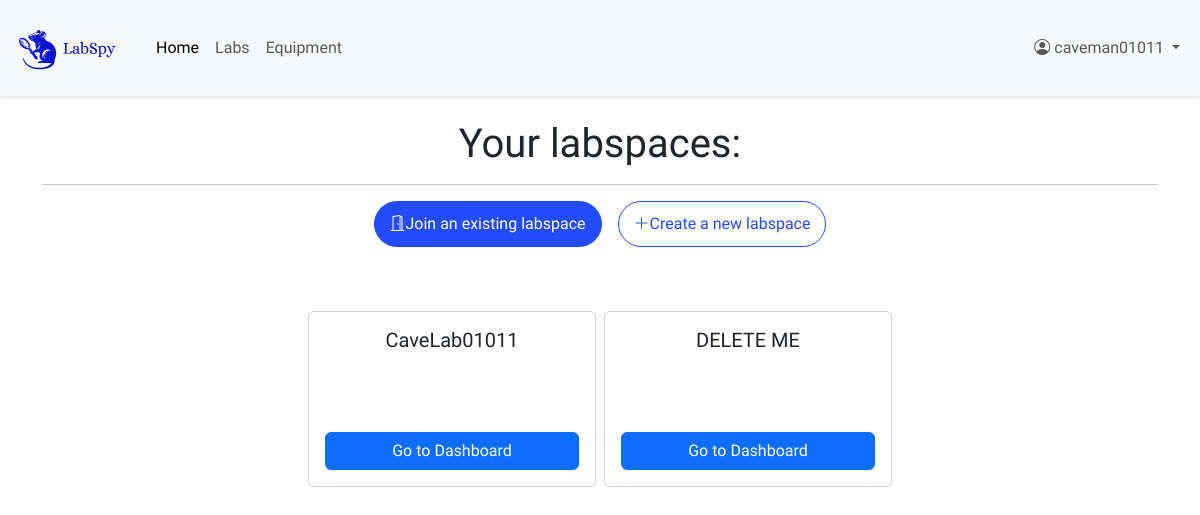
/labspaces/ (signed in), run on an earlier commit of the app's database.
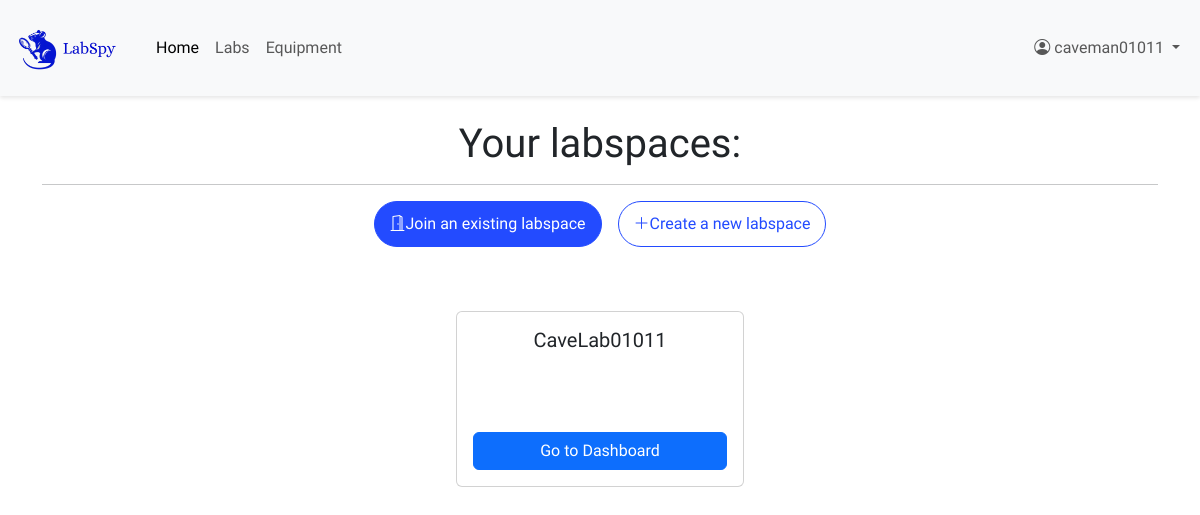
And on a later commit of the database.
### labspaces/models.py (models this page shows, shortened)
class Lab(models.Model):
    code = models.CharField(max_length=6, unique=True, null=True)
    name = models.CharField(max_length=255)
    description = models.TextField(null=True, blank=True, max_length=1024)
    contact_email = models.EmailField(null=True, blank=True)
    created_at = models.DateTimeField(auto_now_add=True)
    def __str__(self):
        return self.name

### labspaces/views.py (the view)
# urls.py: path('', views.home, name='home'),
@login_required
def home(request):
    user_labs_qs = Lab.objects.filter(
        labmembership__user=request.user
    ).filter(
        labmembership__role__in=["owner", "member"]
    ).distinct()
    user_labs = list(user_labs_qs) #if user_labs_qs.exists() else []
    print(f"User labs: {user_labs}")
    return render(request, 'labspaces/home.html', {"user_labs": user_labs})

### labspaces/context_processors.py (called while the page is built, shortened)
def lab_admin_status(request):
    context = {'user_is_admin': False, 'current_lab': None}
    if request.user.is_authenticated:
        try:
            lab_code = get_lab_code_from_url(request)
        except Exception as e:
            pass
    return context

### labspaces/util.py (called while the page is built)
def get_lab_code_from_url(request):
    lab_code = ""
    if request.user.is_authenticated:
        resolved = resolve(request.path)
        if 'code' in resolved.kwargs:
            lab_code = resolved.kwargs['code']
    return lab_code

### labspaces/templates/labspaces/home.html (shortened to what this page needs)
{% extends 'labspaces/layout.html' %}
{% block content %}
{% if user_labs %}
    <h1 class="text-center">Your labspaces:</h1>
    <hr>
    <div class="d-flex justify-content-center gap-3 mb-5">
        <button class="btn-1 join-lab-btn"><i class="bi bi-door-open"></i>Join an existing labspace</button>
        <button class="btn-1 create-lab-btn" onclick="window.location.href='{% url 'labspaces:lab_create' %}'"><i class="bi bi-plus-lg"></i>Create a new labspace  </button>
    </div>
    <div class="mx-auto w-75 p-3 d-flex gap-2 align-items-start justify-content-center flex-wrap">
        {% for lab in user_labs %}
            <div class="lab-card card mb-3" style="min-width: 18rem; max-width: 22rem; height: 11rem;">
                <div class="card-body d-flex flex-column">
                    <h5 class="card-title text-center">{{ lab.name }}</h5>
                    <a href="{% url 'labspaces:labspace_view' code=lab.code %}" class="btn btn-primary mt-auto">Go to Dashboard</a>
                </div>
            </div>
        {% endfor %}
    </div>
{% endif %}
{% endblock %}

What changed in the data, as far as the page shows it:
removed Lab: name "DELETE ME"
